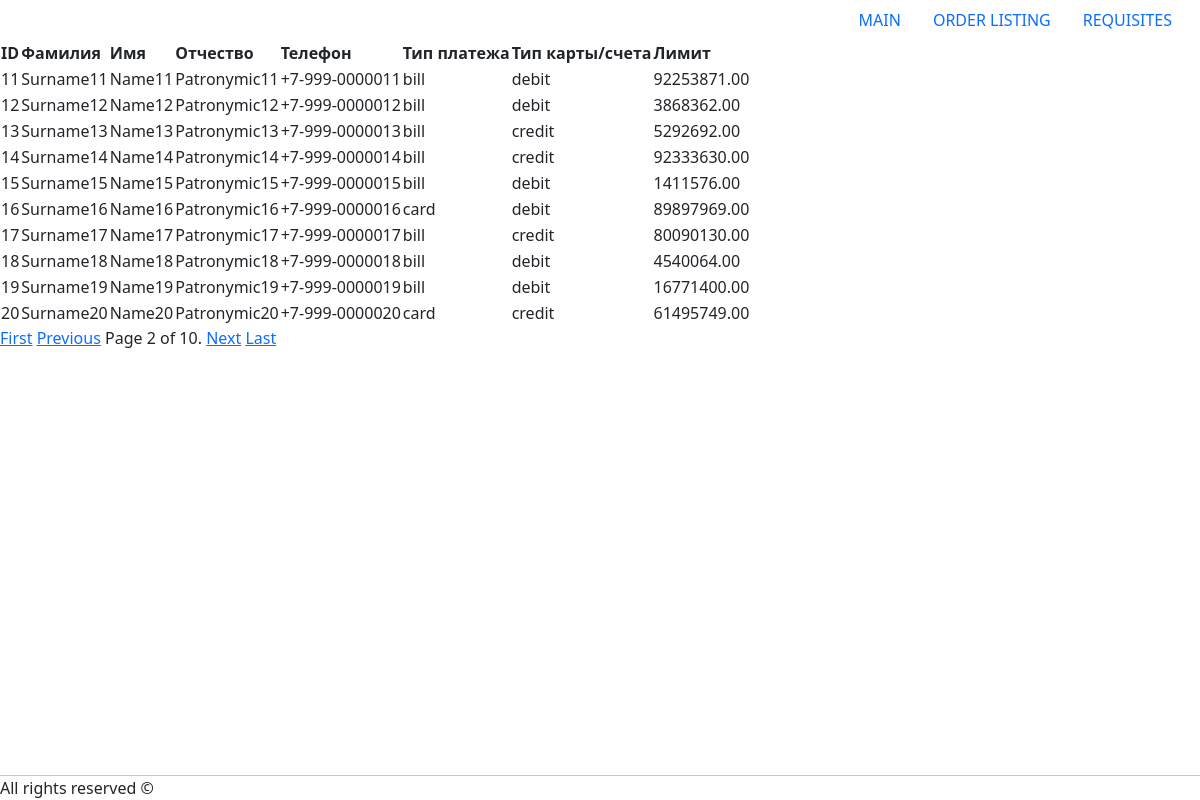
Page /requisites/?page=2 on the committed database.
### db_request_app/models.py (models this page shows, shortened)
class Requisite(models.Model):
    name = models.CharField(max_length=50)
    surname = models.CharField(max_length=50)
    patronymic = models.CharField(max_length=50)
    phone = models.CharField(max_length=50)
    payment_type = models.CharField(max_length=50)
    account_type = models.CharField(max_length=50)
    limit = models.DecimalField(max_digits=10, decimal_places=2)

### db_request_app/views.py (the view)
# urls.py: path('requisites/', requisites, name='requisites'),
def requisites(request):
    requisites_list = Requisite.objects.all()
    paginator = Paginator(requisites_list, 10)
    page_number = request.GET.get('page')
    page_obj = paginator.get_page(page_number)
    return render(request, 'requisites.html', {'page_obj': page_obj})

### db_request_app/templates/requisites.html (shortened to what this page needs)
{% extends 'base.html' %}
{% block content %}
<body>
<table>
    <tr>
        <th>ID</th>
        <th>Фамилия</th>
        <th>Имя</th>
        <th>Отчество</th>
        <th>Телефон</th>
        <th>Тип платежа</th>
        <th>Тип карты/счета</th>
        <th>Лимит</th>
    </tr>
    {% for requisite in page_obj %}
    <tr>
        <td>{{ requisite.id }}</td>
        <td>{{ requisite.surname }}</td>
        <td>{{ requisite.name }}</td>
        <td>{{ requisite.patronymic }}</td>
        <td>{{ requisite.phone }}</td>
        <td>{{ requisite.payment_type }}</td>
        <td>{{ requisite.account_type }}</td>
        <td>{{ requisite.limit }}</td>
    </tr>
    {% endfor %}
</table>
<div class="pagination">
    <span class="step-links">
        {% if page_obj.has_previous %}
            <a href="?page=1">First</a>
            <a href="?page={{ page_obj.previous_page_number }}">Previous</a>
        {% endif %}
        <span class="current">
            Page {{ page_obj.number }} of {{ page_obj.paginator.num_pages }}.
        </span>
        {% if page_obj.has_next %}
            <a href="?page={{ page_obj.next_page_number }}">Next</a>
            <a href="?page={{ page_obj.paginator.num_pages }}">Last</a>
        {% endif %}
    </span>
</div>
{% endblock %}

### rows in the picture
Requisite: id "11", surname "Surname11", name "Name11", patronymic "Patronymic11", phone "+7-999-0000011", payment_type "bill", account_type "debit", limit "92253871.00"
Requisite: id "12", surname "Surname12", name "Name12", patronymic "Patronymic12", phone "+7-999-0000012", payment_type "bill", account_type "debit", limit "3868362.00"
Requisite: id "13", surname "Surname13", name "Name13", patronymic "Patronymic13", phone "+7-999-0000013", payment_type "bill", account_type "credit", limit "5292692.00"
Requisite: id "14", surname "Surname14", name "Name14", patronymic "Patronymic14", phone "+7-999-0000014", payment_type "bill", account_type "credit", limit "92333630.00"
Requisite: id "15", surname "Surname15", name "Name15", patronymic "Patronymic15", phone "+7-999-0000015", payment_type "bill", account_type "debit", limit "1411576.00"
Requisite: id "16", surname "Surname16", name "Name16", patronymic "Patronymic16", phone "+7-999-0000016", payment_type "card", account_type "debit", limit "89897969.00"
Requisite: id "17", surname "Surname17", name "Name17", patronymic "Patronymic17", phone "+7-999-0000017", payment_type "bill", account_type "credit", limit "80090130.00"
Requisite: id "18", surname "Surname18", name "Name18", patronymic "Patronymic18", phone "+7-999-0000018", payment_type "bill", account_type "debit", limit "4540064.00"
Requisite: id "19", surname "Surname19", name "Name19", patronymic "Patronymic19", phone "+7-999-0000019", payment_type "bill", account_type "debit", limit "16771400.00"
Requisite: id "20", surname "Surname20", name "Name20", patronymic "Patronymic20", phone "+7-999-0000020", payment_type "card", account_type "credit", limit "61495749.00"

### other values in the picture
{{ page_obj.number }} "2"
{{ page_obj.paginator.num_pages }} "10"
